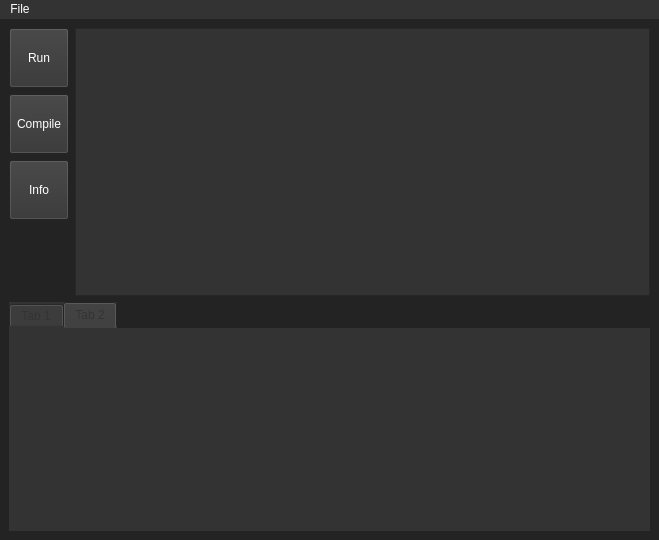
<?xml version="1.0" encoding="UTF-8"?>
<ui version="4.0">
 <class>MainWindow</class>
 <widget class="QMainWindow" name="MainWindow">
  <property name="geometry">
   <rect>
    <x>0</x>
    <y>0</y>
    <width>659</width>
    <height>540</height>
   </rect>
  </property>
  <property name="palette">
   <palette>
    <active/>
    <inactive/>
    <disabled/>
   </palette>
  </property>
  <property name="windowTitle">
   <string>MainWindow</string>
  </property>
  <property name="styleSheet">
   <string notr="true">background-color: rgb(35, 35, 35);</string>
  </property>
  <widget class="QWidget" name="centralwidget">
   <layout class="QGridLayout" name="gridLayout">
    <item row="1" column="0">
     <widget class="QPushButton" name="compileButton">
      <property name="minimumSize">
       <size>
        <width>60</width>
        <height>60</height>
       </size>
      </property>
      <property name="maximumSize">
       <size>
        <width>60</width>
        <height>60</height>
       </size>
      </property>
      <property name="styleSheet">
       <string notr="true">background-color: rgb(51, 51, 51);
color: rgb(255, 255, 255);</string>
      </property>
      <property name="text">
       <string>Compile</string>
      </property>
     </widget>
    </item>
    <item row="2" column="0">
     <widget class="QPushButton" name="infoButton">
      <property name="minimumSize">
       <size>
        <width>60</width>
        <height>60</height>
       </size>
      </property>
      <property name="maximumSize">
       <size>
        <width>60</width>
        <height>60</height>
       </size>
      </property>
      <property name="styleSheet">
       <string notr="true">background-color: rgb(51, 51, 51);
color: rgb(255, 255, 255);</string>
      </property>
      <property name="text">
       <string>Info</string>
      </property>
      <property name="shortcut">
       <string>F5</string>
      </property>
     </widget>
    </item>
    <item row="0" column="0">
     <widget class="QPushButton" name="runButton">
      <property name="sizePolicy">
       <sizepolicy hsizetype="Minimum" vsizetype="Fixed">
        <horstretch>0</horstretch>
        <verstretch>0</verstretch>
       </sizepolicy>
      </property>
      <property name="minimumSize">
       <size>
        <width>60</width>
        <height>60</height>
       </size>
      </property>
      <property name="maximumSize">
       <size>
        <width>60</width>
        <height>60</height>
       </size>
      </property>
      <property name="styleSheet">
       <string notr="true">background-color: rgb(51, 51, 51);
color: rgb(255, 255, 255);
</string>
      </property>
      <property name="text">
       <string>Run</string>
      </property>
     </widget>
    </item>
    <item row="4" column="0" colspan="4">
     <widget class="QTabWidget" name="tabWidget">
      <property name="minimumSize">
       <size>
        <width>468</width>
        <height>0</height>
       </size>
      </property>
      <property name="maximumSize">
       <size>
        <width>16777215</width>
        <height>229</height>
       </size>
      </property>
      <property name="palette">
       <palette>
        <active>
         <colorrole role="WindowText">
          <brush brushstyle="SolidPattern">
           <color alpha="255">
            <red>51</red>
            <green>51</green>
            <blue>51</blue>
           </color>
          </brush>
         </colorrole>
         <colorrole role="Button">
          <brush brushstyle="SolidPattern">
           <color alpha="255">
            <red>51</red>
            <green>51</green>
            <blue>51</blue>
           </color>
          </brush>
         </colorrole>
         <colorrole role="Text">
          <brush brushstyle="SolidPattern">
           <color alpha="255">
            <red>51</red>
            <green>51</green>
            <blue>51</blue>
           </color>
          </brush>
         </colorrole>
         <colorrole role="ButtonText">
          <brush brushstyle="SolidPattern">
           <color alpha="255">
            <red>51</red>
            <green>51</green>
            <blue>51</blue>
           </color>
          </brush>
         </colorrole>
         <colorrole role="PlaceholderText">
          <brush brushstyle="SolidPattern">
           <color alpha="255">
            <red>51</red>
            <green>51</green>
            <blue>51</blue>
           </color>
          </brush>
         </colorrole>
        </active>
        <inactive>
         <colorrole role="WindowText">
          <brush brushstyle="SolidPattern">
           <color alpha="255">
            <red>51</red>
            <green>51</green>
            <blue>51</blue>
           </color>
          </brush>
         </colorrole>
         <colorrole role="Button">
          <brush brushstyle="SolidPattern">
           <color alpha="255">
            <red>51</red>
            <green>51</green>
            <blue>51</blue>
           </color>
          </brush>
         </colorrole>
         <colorrole role="Text">
          <brush brushstyle="SolidPattern">
           <color alpha="255">
            <red>51</red>
            <green>51</green>
            <blue>51</blue>
           </color>
          </brush>
         </colorrole>
         <colorrole role="ButtonText">
          <brush brushstyle="SolidPattern">
           <color alpha="255">
            <red>51</red>
            <green>51</green>
            <blue>51</blue>
           </color>
          </brush>
         </colorrole>
         <colorrole role="PlaceholderText">
          <brush brushstyle="SolidPattern">
           <color alpha="255">
            <red>51</red>
            <green>51</green>
            <blue>51</blue>
           </color>
          </brush>
         </colorrole>
        </inactive>
        <disabled>
         <colorrole role="WindowText">
          <brush brushstyle="SolidPattern">
           <color alpha="255">
            <red>51</red>
            <green>51</green>
            <blue>51</blue>
           </color>
          </brush>
         </colorrole>
         <colorrole role="Button">
          <brush brushstyle="SolidPattern">
           <color alpha="255">
            <red>51</red>
            <green>51</green>
            <blue>51</blue>
           </color>
          </brush>
         </colorrole>
         <colorrole role="Text">
          <brush brushstyle="SolidPattern">
           <color alpha="255">
            <red>51</red>
            <green>51</green>
            <blue>51</blue>
           </color>
          </brush>
         </colorrole>
         <colorrole role="ButtonText">
          <brush brushstyle="SolidPattern">
           <color alpha="255">
            <red>51</red>
            <green>51</green>
            <blue>51</blue>
           </color>
          </brush>
         </colorrole>
         <colorrole role="PlaceholderText">
          <brush brushstyle="SolidPattern">
           <color alpha="255">
            <red>51</red>
            <green>51</green>
            <blue>51</blue>
           </color>
          </brush>
         </colorrole>
        </disabled>
       </palette>
      </property>
      <property name="styleSheet">
       <string notr="true">background-color: rgb(51, 51, 51);
border-color: rgb(51, 51, 51);
color: rgb(51, 51, 51);</string>
      </property>
      <property name="currentIndex">
       <number>1</number>
      </property>
      <widget class="QWidget" name="tab">
       <property name="styleSheet">
        <string notr="true">color: rgb(51, 51, 51);
background-color: rgb(51, 51, 51);</string>
       </property>
       <attribute name="title">
        <string>Tab 1</string>
       </attribute>
       <layout class="QGridLayout" name="gridLayout_3">
        <item row="0" column="0">
         <widget class="QTableView" name="errors">
          <property name="maximumSize">
           <size>
            <width>16777215</width>
            <height>100000</height>
           </size>
          </property>
          <property name="styleSheet">
           <string notr="true">background-color: rgb(51, 51, 51);</string>
          </property>
         </widget>
        </item>
       </layout>
      </widget>
      <widget class="QWidget" name="tab_2">
       <property name="styleSheet">
        <string notr="true">background-color: rgb(51, 51, 51);</string>
       </property>
       <attribute name="title">
        <string>Tab 2</string>
       </attribute>
      </widget>
     </widget>
    </item>
    <item row="0" column="1" rowspan="4" colspan="3">
     <widget class="QPlainTextEdit" name="plainTextseEdit">
      <property name="sizePolicy">
       <sizepolicy hsizetype="Preferred" vsizetype="Preferred">
        <horstretch>0</horstretch>
        <verstretch>0</verstretch>
       </sizepolicy>
      </property>
      <property name="font">
       <font>
        <family>Consolas</family>
        <pointsize>12</pointsize>
       </font>
      </property>
      <property name="autoFillBackground">
       <bool>false</bool>
      </property>
      <property name="styleSheet">
       <string notr="true">background-color: rgb(51, 51, 51);
color: rgb(255, 255, 255);</string>
      </property>
      <property name="verticalScrollBarPolicy">
       <enum>Qt::ScrollBarAsNeeded</enum>
      </property>
      <property name="horizontalScrollBarPolicy">
       <enum>Qt::ScrollBarAsNeeded</enum>
      </property>
      <property name="lineWrapMode">
       <enum>QPlainTextEdit::NoWrap</enum>
      </property>
     </widget>
    </item>
   </layout>
   <zorder>tabWidget</zorder>
   <zorder>verticalLayoutWidget</zorder>
   <zorder>plainTextseEdit</zorder>
   <zorder>compileButton</zorder>
   <zorder>runButton</zorder>
   <zorder>infoButton</zorder>
  </widget>
  <widget class="QMenuBar" name="menubar">
   <property name="geometry">
    <rect>
     <x>0</x>
     <y>0</y>
     <width>659</width>
     <height>25</height>
    </rect>
   </property>
   <property name="styleSheet">
    <string notr="true">background-color: rgb(51, 51, 51);
color: rgb(255, 255, 255);
</string>
   </property>
   <widget class="QMenu" name="menuFile">
    <property name="title">
     <string>File</string>
    </property>
    <addaction name="actionNew_File"/>
    <addaction name="actionOpen_File"/>
    <addaction name="separator"/>
    <addaction name="actionSave_File"/>
    <addaction name="actionSave_as"/>
    <addaction name="action1"/>
    <addaction name="action2"/>
    <addaction name="action2_2"/>
   </widget>
   <addaction name="menuFile"/>
  </widget>
  <action name="actionNew_File">
   <property name="text">
    <string>New</string>
   </property>
  </action>
  <action name="actionOpen_File">
   <property name="text">
    <string>Open...</string>
   </property>
  </action>
  <action name="actionRun">
   <property name="text">
    <string>Run</string>
   </property>
   <property name="shortcut">
    <string>F5</string>
   </property>
  </action>
  <action name="actionSave_File">
   <property name="text">
    <string>Save</string>
   </property>
  </action>
  <action name="actionSave_as">
   <property name="text">
    <string>Save as...</string>
   </property>
  </action>
  <action name="action1">
   <property name="text">
    <string>1</string>
   </property>
  </action>
  <action name="action2">
   <property name="text">
    <string>2</string>
   </property>
  </action>
  <action name="action2_2">
   <property name="text">
    <string>2</string>
   </property>
  </action>
 </widget>
 <resources/>
 <connections/>
</ui>
